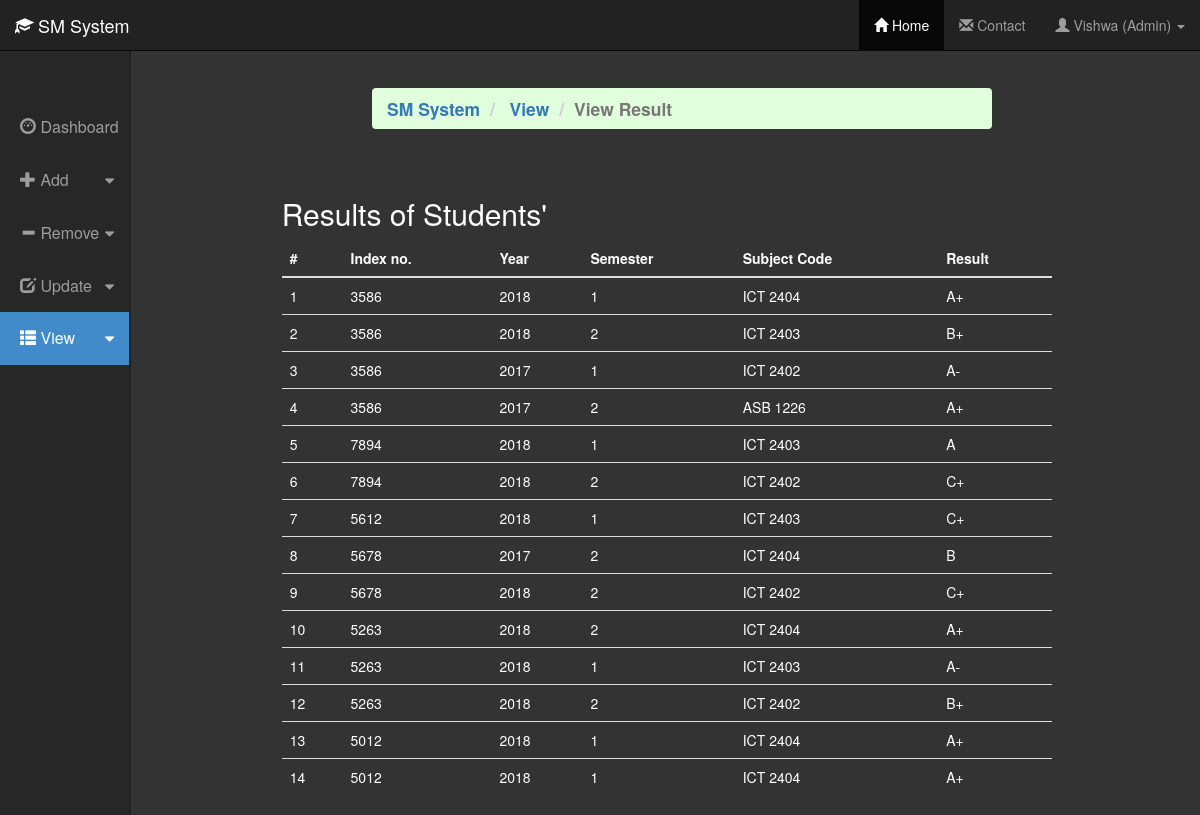
The page /index.php?p=viewResult (signed in) on the database its author committed.
### tables this page shows
CREATE TABLE `results` (
  `id` int(3) NOT NULL,
  `indexno` int(5) NOT NULL,
  `year` year(4) NOT NULL,
  `sem` int(1) NOT NULL,
  `scode` varchar(10) NOT NULL,
  `result` varchar(3) NOT NULL
);

### pages/sub/viewResult.php (the view, shortened to what this page needs)
<div class="row">
<div class="col-xs-offset-2">
	<table class="table main"><tbody><tr><td id="newtd"></td><td id="newtd">
		<ol class="breadcrumb2">
        <li class="breadcrumb-item">
        <a href="index.php">SM System</a>
        </li>
		<li class="breadcrumb-item">
        <a href="index.php?p=addStudent">View</a>
        </li>
        <li class="breadcrumb-item active"><?php
			echo ucfirst(substr($_GET['p'],0,4)).' '.substr($_GET['p'],4,20);
			?></li>
		</ol></td></tr>
		</tbody>
	</table>
</div></div>
<div class="row">
	<div class="col-sm-11 col-sm-offset-1  col-xs-offset-3 col-xs-9 col-md-12">
		<h2 class="sub-header">Results of Students'</h2>
        <div class="table-responsive">
            <table class="table">
              <thead>
                <tr>
                  <th>#</th>
                  <th>Index no.</th>
                  <th>Year</th>
                  <th>Semester</th>
                  <th>Subject Code</th>
				  <th>Result</th>
                </tr>
              </thead>
              <tbody>
                <?php
					$table_dat = "SELECT * FROM results ORDER BY id ASC;";
					$query_dat = $connection->query($table_dat);
					$query_check = $query_dat->num_rows;
					if($query_check > 0){
						for($j=0;$j<$query_check;$j++){
							$query_dat->data_seek($j);
							$row=$query_dat->fetch_array(MYSQLI_ASSOC);
							echo '
								<tr>
									<td>'.($j+1).'</td>
									<td>'.$row['indexno'].'</td>
									<td>'.$row['year'].'</td>
									<td>'.$row['sem'].'</td>
									<td>'.$row['scode'].'</td>
									<td>'.$row['result'].'</td>
								</tr>';
						}
					}
					else{
						die(mysql_error());
					}
				?>
              </tbody>
            </table>
        </div>
	</div>
</div>

### css/style-1.css (style rules this page uses)
body { background-color: #333; }
.breadcrumb2 { padding: 8px 15px; margin-bottom: 20px; list-style: none; background-color: #e2ffdd; border-radius: 4px; font-size: 125%; text-align: left; font-weight: 550; }
.breadcrumb2>li { display:inline-block; }
.breadcrumb2>li+li:before { padding:0 5px; color:#ccc; content:"/\00a0" }
.breadcrumb2>.active { color:#777 }

### css/style-main-0.css (style rules this page uses)
.main { padding-right: 40px; padding-left: 40px; padding-top: 80px; margin-top: 80px; }
#newtd { text-align: right; border: none; vertical-align: unset; }

### rows shown on the page
results: indexno "3586", year "2018", sem "1", scode "ICT 2404", result "A+"
results: indexno "3586", year "2018", sem "2", scode "ICT 2403", result "B+"
results: indexno "3586", year "2017", sem "1", scode "ICT 2402", result "A-"
results: indexno "3586", year "2017", sem "2", scode "ASB 1226", result "A+"
results: indexno "7894", year "2018", sem "1", scode "ICT 2403", result "A"
results: indexno "7894", year "2018", sem "2", scode "ICT 2402", result "C+"
results: indexno "5612", year "2018", sem "1", scode "ICT 2403", result "C+"
results: indexno "5678", year "2017", sem "2", scode "ICT 2404", result "B"
results: indexno "5678", year "2018", sem "2", scode "ICT 2402", result "C+"
results: indexno "5263", year "2018", sem "2", scode "ICT 2404", result "A+"
results: indexno "5263", year "2018", sem "1", scode "ICT 2403", result "A-"
results: indexno "5263", year "2018", sem "2", scode "ICT 2402", result "B+"
results: indexno "5012", year "2018", sem "1", scode "ICT 2404", result "A+"
results: indexno "5012", year "2018", sem "1", scode "ICT 2404", result "A+"

### other values the page prints
$_SESSION['fname'] "Vishwa"
$_SESSION['type'] "Admin"
substr($_GET['p'],0,4) "View"
substr($_GET['p'],4,20) "Result"
